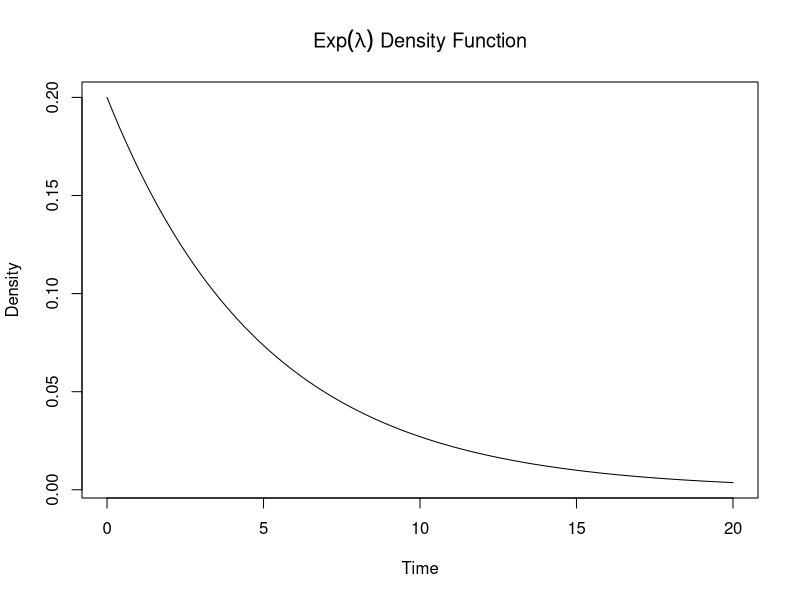
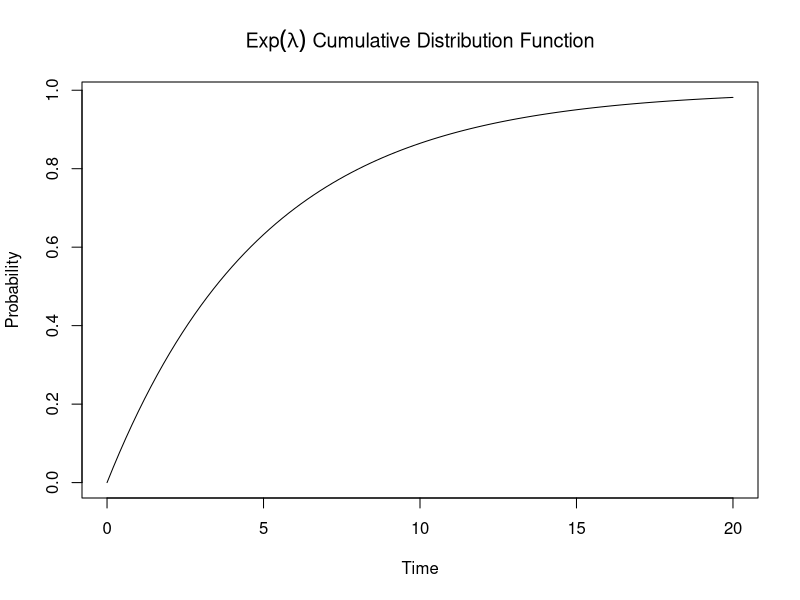
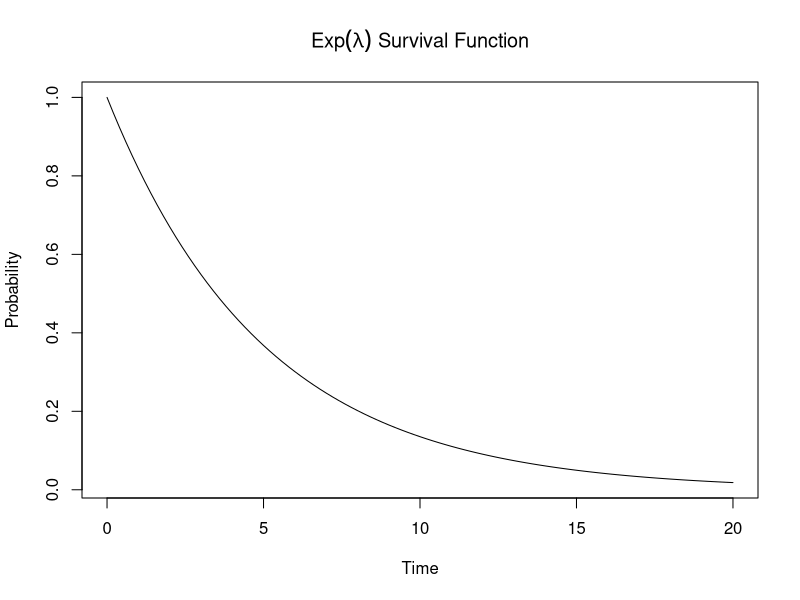
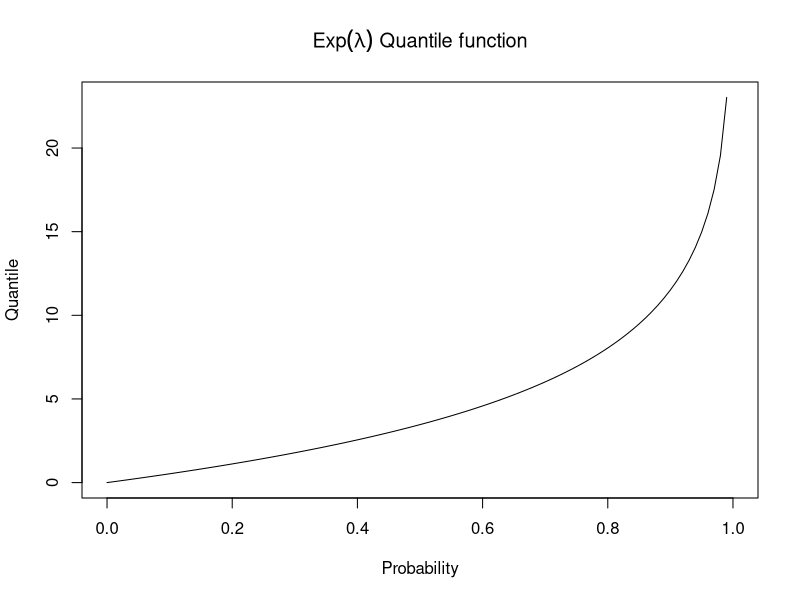
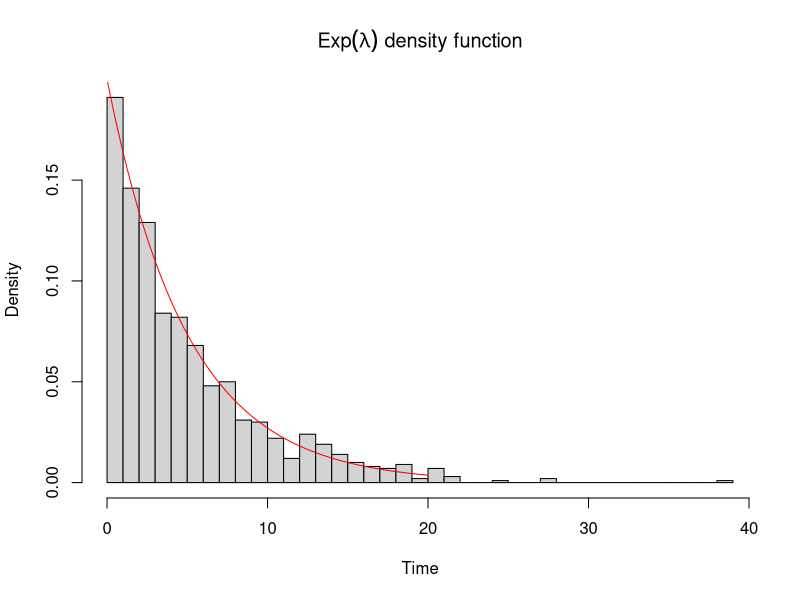

Reproduce these figures in R, in order.
# Example from the review notes
# Let Y ~ Exp(lambda)$

lambda <- 5 

# probability density function 
? dexp
curve(dexp(x, rate = 1/lambda), from = 0, to = 20, xlab = "Time", ylab = "Density", main = expression(paste(Exp(lambda),  " Density Function")))

# cumulative distribution function 
? pexp
curve(pexp(x, rate = 1/lambda), from = 0, to = 20, xlab = "Time", ylab = "Probability", main = expression(paste(Exp(lambda),  " Cumulative Distribution Function")))

# Survival curve 1 - cdf = exp(- y /lambda) 
curve(1 - pexp(x, rate = 1/lambda), from = 0, to = 20, xlab = "Time", ylab = "Probability", main = expression(paste(Exp(lambda),  " Survival Function")))

# True median time = lambda * log(2) 
lambda * log(2)

# Quantile funcion 
curve(qexp(x, rate = 1/lambda), from = 0, to = 1, xlab = "Probability", ylab = "Quantile", main = expression(paste(Exp(lambda),  " Quantile function")))
qexp(0.5, rate = 1 / lambda)  # matches the median

# Single random observation
? rexp
t <- rexp(n=1, rate = 1/lambda)
t

#  Random sample of size 1000
sample.size <- 1000 
y <- rexp(n=sample.size, rate = 1/lambda)
y

# Density estimate with true density function on top

hist(y, xlab = "Time", ylab = "Density", main = expression(paste(Exp(lambda),  " density function")), breaks=50, freq=FALSE) 

x <- seq(from = 0, to = 20, by = 0.1)
lines(x, dexp(x, rate = 1 / lambda), col="red")

summary(y) # Compare sample median and mean to the true median and mean

sd(y) # sample sd 

lambda  # True sd 

? integrate

f <- function(x){
  return(dexp(x, rate = 1 / lambda))
}

# Recall the probability example in the notes about the Exp(5) distribution

integrate(f, lower=0, upper=5)  # P(0 < Y < 5) = 1 - exp(-1)
pexp(5, rate = 1 / lambda)

# Estimate based on the sample 
sum(y < 5) / sample.size

integrate(f, lower=2, upper=Inf) #  P(Y > 2) = exp(-2/5)
1 - pexp(2, rate = 1 / lambda)

# Estimate based on the sample 
sum(y > 2) / sample.size




